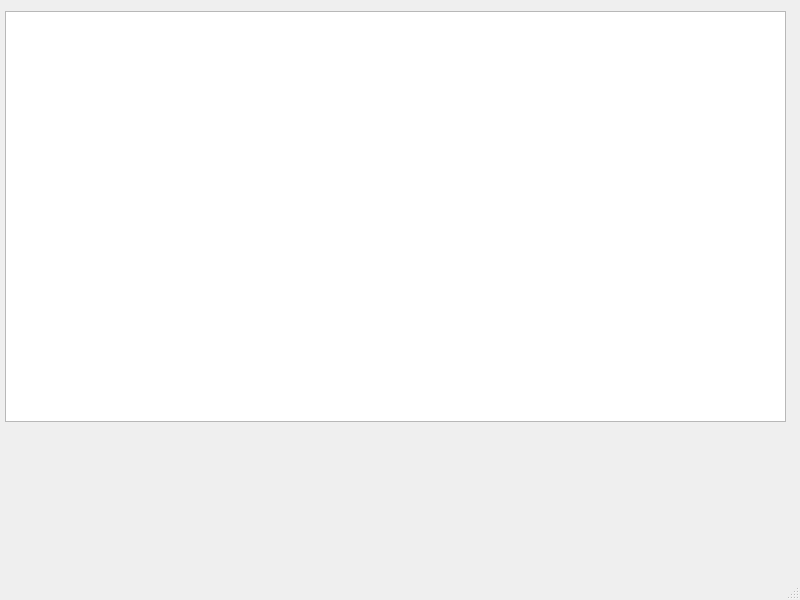
<?xml version="1.0" encoding="UTF-8"?>
<ui version="4.0">
 <class>MainWindow</class>
 <widget class="QMainWindow" name="MainWindow">
  <property name="geometry">
   <rect>
    <x>0</x>
    <y>0</y>
    <width>800</width>
    <height>600</height>
   </rect>
  </property>
  <property name="windowTitle">
   <string>MainWindow</string>
  </property>
  <widget class="QWidget" name="centralwidget">
   <widget class="QTableWidget" name="tableWidget">
    <property name="geometry">
     <rect>
      <x>5</x>
      <y>11</y>
      <width>781</width>
      <height>411</height>
     </rect>
    </property>
   </widget>
  </widget>
  <widget class="QMenuBar" name="menubar">
   <property name="geometry">
    <rect>
     <x>0</x>
     <y>0</y>
     <width>800</width>
     <height>24</height>
    </rect>
   </property>
  </widget>
  <widget class="QStatusBar" name="statusbar"/>
 </widget>
 <resources/>
 <connections/>
</ui>
